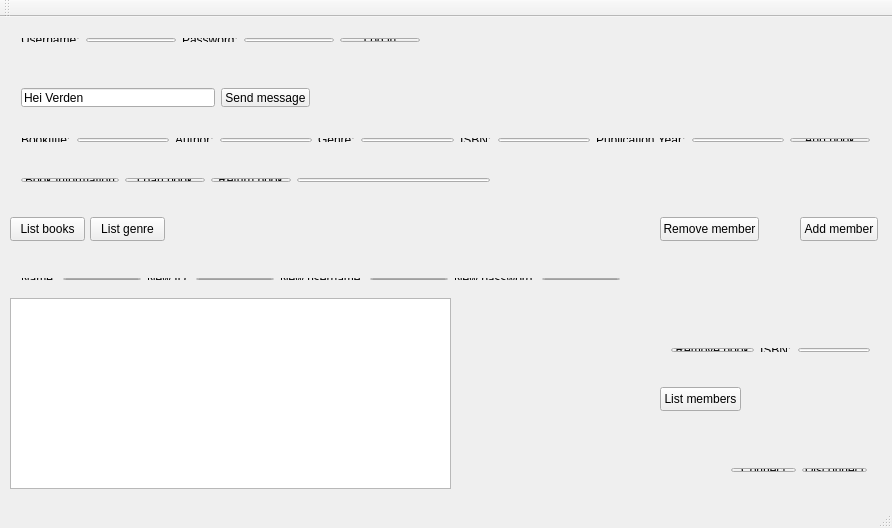
<?xml version="1.0" encoding="UTF-8"?>
<ui version="4.0">
 <class>QtLibGUIClass</class>
 <widget class="QMainWindow" name="QtLibGUIClass">
  <property name="geometry">
   <rect>
    <x>0</x>
    <y>0</y>
    <width>892</width>
    <height>528</height>
   </rect>
  </property>
  <property name="windowTitle">
   <string>QtLibGUI</string>
  </property>
  <widget class="QWidget" name="centralWidget">
   <widget class="QWidget" name="layoutWidget">
    <property name="geometry">
     <rect>
      <x>10</x>
      <y>60</y>
      <width>311</width>
      <height>41</height>
     </rect>
    </property>
    <layout class="QHBoxLayout" name="horizontalLayout">
     <item>
      <widget class="QLineEdit" name="lineEdit">
       <property name="text">
        <string>Hei Verden</string>
       </property>
      </widget>
     </item>
     <item>
      <widget class="QPushButton" name="sendMessageButton">
       <property name="text">
        <string>Send message</string>
       </property>
      </widget>
     </item>
    </layout>
   </widget>
   <widget class="QTextEdit" name="textEdit">
    <property name="geometry">
     <rect>
      <x>10</x>
      <y>281</y>
      <width>441</width>
      <height>191</height>
     </rect>
    </property>
    <property name="readOnly">
     <bool>true</bool>
    </property>
   </widget>
   <widget class="QWidget" name="layoutWidget">
    <property name="geometry">
     <rect>
      <x>10</x>
      <y>10</y>
      <width>421</width>
      <height>26</height>
     </rect>
    </property>
    <layout class="QHBoxLayout" name="horizontalLayout_2">
     <item>
      <widget class="QLabel" name="usernameLabel">
       <property name="text">
        <string>Username:</string>
       </property>
      </widget>
     </item>
     <item>
      <widget class="QLineEdit" name="usernameInput"/>
     </item>
     <item>
      <widget class="QLabel" name="passwordLabel">
       <property name="text">
        <string>Password:</string>
       </property>
      </widget>
     </item>
     <item>
      <widget class="QLineEdit" name="passwordInput"/>
     </item>
     <item>
      <widget class="QPushButton" name="logInButton">
       <property name="text">
        <string>Log in</string>
       </property>
      </widget>
     </item>
    </layout>
   </widget>
   <widget class="QWidget" name="layoutWidget">
    <property name="geometry">
     <rect>
      <x>720</x>
      <y>440</y>
      <width>158</width>
      <height>26</height>
     </rect>
    </property>
    <layout class="QHBoxLayout" name="horizontalLayout_6">
     <item>
      <widget class="QPushButton" name="connectButton">
       <property name="text">
        <string>Connect</string>
       </property>
      </widget>
     </item>
     <item>
      <widget class="QPushButton" name="disconnectButton">
       <property name="text">
        <string>Disconnect</string>
       </property>
      </widget>
     </item>
    </layout>
   </widget>
   <widget class="QWidget" name="layoutWidget">
    <property name="geometry">
     <rect>
      <x>10</x>
      <y>150</y>
      <width>491</width>
      <height>26</height>
     </rect>
    </property>
    <layout class="QHBoxLayout" name="horizontalLayout_9">
     <item>
      <widget class="QPushButton" name="bookInfoButton">
       <property name="text">
        <string>Book information</string>
       </property>
      </widget>
     </item>
     <item>
      <widget class="QPushButton" name="loanBookButton">
       <property name="text">
        <string>Loan book</string>
       </property>
      </widget>
     </item>
     <item>
      <widget class="QPushButton" name="returnBookButton">
       <property name="text">
        <string>Return book</string>
       </property>
      </widget>
     </item>
     <item>
      <widget class="QLineEdit" name="isbnInput"/>
     </item>
    </layout>
   </widget>
   <widget class="QWidget" name="layoutWidget">
    <property name="geometry">
     <rect>
      <x>10</x>
      <y>110</y>
      <width>871</width>
      <height>26</height>
     </rect>
    </property>
    <layout class="QHBoxLayout" name="horizontalLayout_3">
     <item>
      <widget class="QLabel" name="bookTitleLabel">
       <property name="text">
        <string>Booktitle:</string>
       </property>
      </widget>
     </item>
     <item>
      <widget class="QLineEdit" name="bookTitleInput"/>
     </item>
     <item>
      <widget class="QLabel" name="authorLabel">
       <property name="text">
        <string>Author:</string>
       </property>
      </widget>
     </item>
     <item>
      <widget class="QLineEdit" name="authorInput"/>
     </item>
     <item>
      <widget class="QLabel" name="genreLabel">
       <property name="text">
        <string>Genre:</string>
       </property>
      </widget>
     </item>
     <item>
      <widget class="QLineEdit" name="genreInput"/>
     </item>
     <item>
      <widget class="QLabel" name="isbnLabel">
       <property name="text">
        <string>ISBN:</string>
       </property>
      </widget>
     </item>
     <item>
      <widget class="QLineEdit" name="isbnAddBookInput"/>
     </item>
     <item>
      <widget class="QLabel" name="publicationYearLabel">
       <property name="text">
        <string>Publication Year:</string>
       </property>
      </widget>
     </item>
     <item>
      <widget class="QLineEdit" name="publicationYearInput"/>
     </item>
     <item>
      <widget class="QPushButton" name="addBookButton">
       <property name="text">
        <string>Add book</string>
       </property>
      </widget>
     </item>
    </layout>
   </widget>
   <widget class="QPushButton" name="listBooksButton">
    <property name="geometry">
     <rect>
      <x>10</x>
      <y>200</y>
      <width>75</width>
      <height>24</height>
     </rect>
    </property>
    <property name="text">
     <string>List books</string>
    </property>
   </widget>
   <widget class="QPushButton" name="listGenreButton">
    <property name="geometry">
     <rect>
      <x>90</x>
      <y>200</y>
      <width>75</width>
      <height>24</height>
     </rect>
    </property>
    <property name="text">
     <string>List genre</string>
    </property>
   </widget>
   <widget class="QPushButton" name="listMembersButton">
    <property name="geometry">
     <rect>
      <x>660</x>
      <y>370</y>
      <width>81</width>
      <height>24</height>
     </rect>
    </property>
    <property name="text">
     <string>List members</string>
    </property>
   </widget>
   <widget class="QPushButton" name="removeBookButton_2">
    <property name="geometry">
     <rect>
      <x>660</x>
      <y>200</y>
      <width>99</width>
      <height>24</height>
     </rect>
    </property>
    <property name="text">
     <string>Remove member</string>
    </property>
   </widget>
   <widget class="QPushButton" name="addMemberButton">
    <property name="geometry">
     <rect>
      <x>800</x>
      <y>200</y>
      <width>78</width>
      <height>24</height>
     </rect>
    </property>
    <property name="text">
     <string>Add member</string>
    </property>
   </widget>
   <widget class="QWidget" name="">
    <property name="geometry">
     <rect>
      <x>660</x>
      <y>320</y>
      <width>221</width>
      <height>26</height>
     </rect>
    </property>
    <layout class="QHBoxLayout" name="horizontalLayout_4">
     <item>
      <widget class="QPushButton" name="removeBookButton">
       <property name="text">
        <string>Remove book</string>
       </property>
      </widget>
     </item>
     <item>
      <widget class="QLabel" name="label">
       <property name="text">
        <string>ISBN:</string>
       </property>
      </widget>
     </item>
     <item>
      <widget class="QLineEdit" name="removeBookInputIsbn"/>
     </item>
    </layout>
   </widget>
   <widget class="QWidget" name="">
    <property name="geometry">
     <rect>
      <x>10</x>
      <y>250</y>
      <width>621</width>
      <height>24</height>
     </rect>
    </property>
    <layout class="QHBoxLayout" name="horizontalLayout_5">
     <item>
      <widget class="QLabel" name="nameLabel">
       <property name="text">
        <string>Name:</string>
       </property>
      </widget>
     </item>
     <item>
      <widget class="QLineEdit" name="nameInput"/>
     </item>
     <item>
      <widget class="QLabel" name="newIDLabel">
       <property name="text">
        <string>New ID:</string>
       </property>
      </widget>
     </item>
     <item>
      <widget class="QLineEdit" name="newIDInput"/>
     </item>
     <item>
      <widget class="QLabel" name="newUsernameLabel">
       <property name="text">
        <string>New username:</string>
       </property>
      </widget>
     </item>
     <item>
      <widget class="QLineEdit" name="newUsernameInput"/>
     </item>
     <item>
      <widget class="QLabel" name="newPasswordLabel">
       <property name="text">
        <string>New password:</string>
       </property>
      </widget>
     </item>
     <item>
      <widget class="QLineEdit" name="newPasswordInput"/>
     </item>
    </layout>
   </widget>
  </widget>
  <widget class="QMenuBar" name="menuBar">
   <property name="geometry">
    <rect>
     <x>0</x>
     <y>0</y>
     <width>892</width>
     <height>22</height>
    </rect>
   </property>
  </widget>
  <widget class="QToolBar" name="mainToolBar">
   <attribute name="toolBarArea">
    <enum>TopToolBarArea</enum>
   </attribute>
   <attribute name="toolBarBreak">
    <bool>false</bool>
   </attribute>
  </widget>
  <widget class="QStatusBar" name="statusBar"/>
 </widget>
 <layoutdefault spacing="6" margin="11"/>
 <resources>
  <include location="QtLibGUI.qrc"/>
 </resources>
 <connections/>
</ui>
